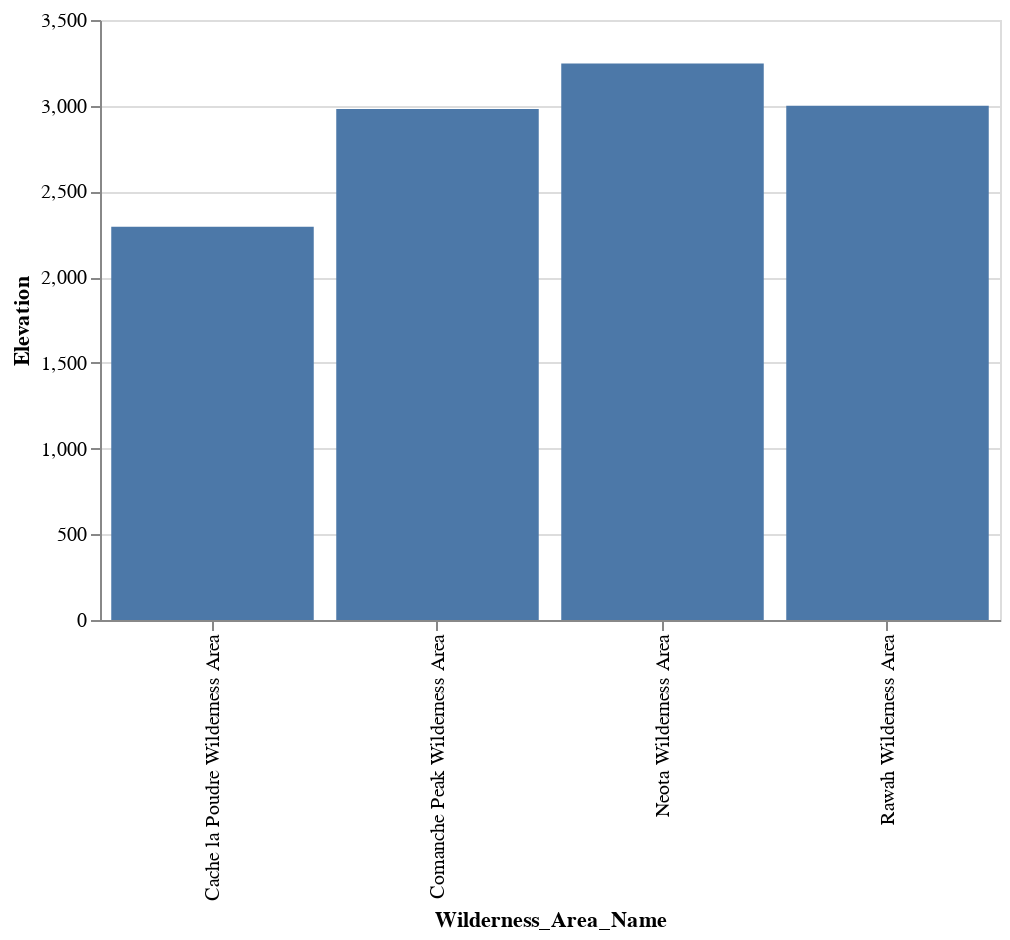

Notebook code for this chart:
### Markdown cell above
Below we can see that the Cache la Poudre wilderness area has the lowest elevation of all the wilderness areas which might explain why only certain cover types grow in this area e.g. Cottonwood/Willow exclusively grows in this area and a large proportion of the Ponderosa Pine and Douglas-fir cover types grow in this area.

### Code cell
group = covertype.groupby('Wilderness_Area_Name', as_index=False)
wilderness_area_elevation = group.Elevation.mean()

(alt
    .Chart(wilderness_area_elevation, width=450)
    .mark_bar()
    .encode(
        x='Wilderness_Area_Name:O',
        y='Elevation:Q',
        tooltip='Elevation:Q'
    )
)

### Figure 1 — Vega-Lite specification as saved in the notebook (floating-point values rounded to 4 significant figures)
{"$schema": "https://vega.github.io/schema/vega-lite/v2.4.3.json", "config": {"view": {"height": 300, "width": 400}}, "data": {"values": [{"Elevation": 2294.0, "Wilderness_Area_Name": "Cache la Poudre Wilderness Area"}, {"Elevation": 2981.0, "Wilderness_Area_Name": "Comanche Peak Wilderness Area"}, {"Elevation": 3246.0, "Wilderness_Area_Name": "Neota Wilderness Area"}, {"Elevation": 3000.0, "Wilderness_Area_Name": "Rawah Wilderness Area"}]}, "encoding": {"tooltip": {"field": "Elevation", "type": "quantitative"}, "x": {"field": "Wilderness_Area_Name", "type": "ordinal"}, "y": {"field": "Elevation", "type": "quantitative"}}, "mark": "bar", "width": 450}
